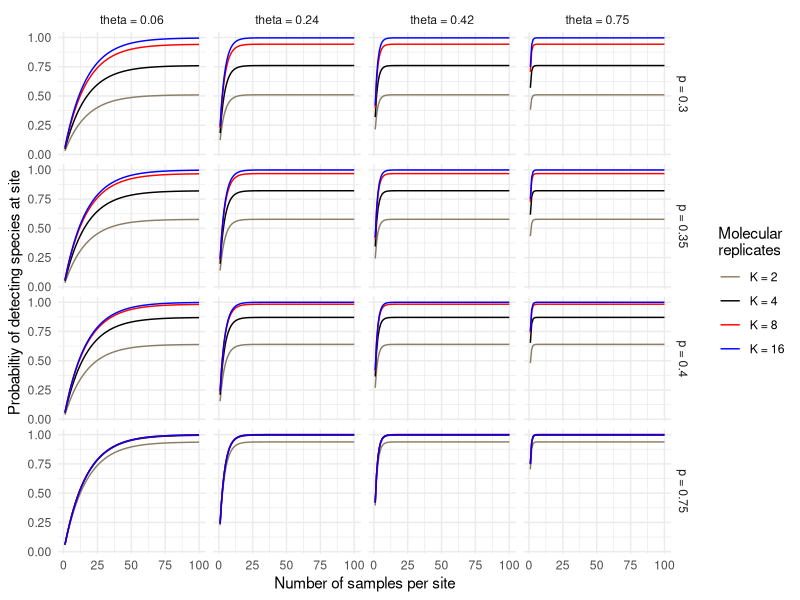
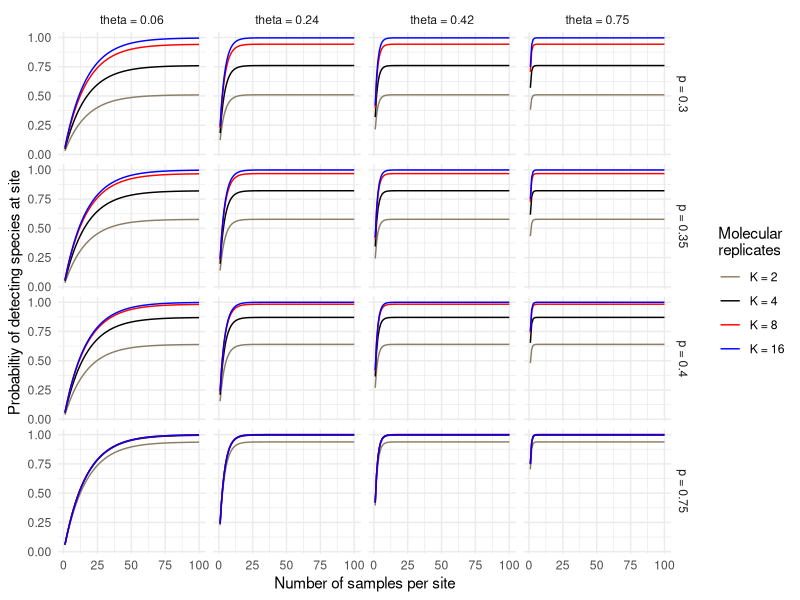
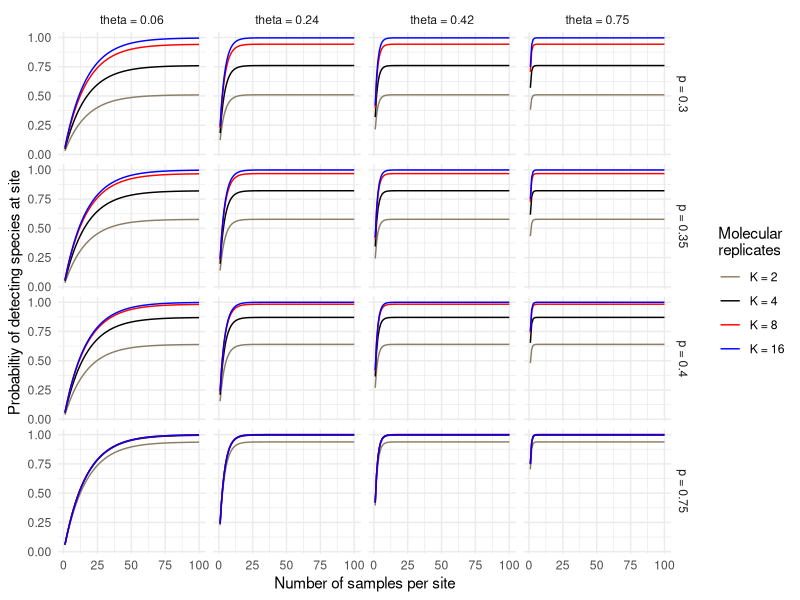

Recreate these plots in R, in order. (Note: a time limit stopped this script after it produced the figures.)
## ---- chunk 1
knitr::opts_chunk$set(echo = TRUE)
assign("depthtrigger", 10, data.table:::.global)
## ---- chunk 2
sampleDetectionOne <- function(
	J = 100,
	K = 8,
	theta = 0.06,
	pDetection  = 0.3){
	return( (1 - (1 - theta) ^ J)  * (1 - (1 - pDetection) ^ K))
	}
## ---- chunk 3
library(data.table)
results <- data.table(expand.grid(J = 1:100, 
							theta = c(0.06, 0.24, 0.42, 0.75), pDetection = c(0.3, 0.35, 0.4, 0.75),
							K = c(2, 4, 8, 16)))
results[ , ProbDetect := 
	sampleDetectionOne(J = J, K = K, theta = theta, pDetection = pDetection)]

results[ , thetaPlot := factor(paste0("theta = ", theta))]
results[ , pDetectionPlot := factor(paste0("p = ", pDetection))]
results[ , KPlot := factor(paste0("K = ", K))]
## ---- chunk 4

library(ggplot2)
results[ , KPlot := factor(KPlot, levels = levels(results$KPlot)[c(2, 3, 4, 1)])]

detectOne <- ggplot(data = results, aes(x = J, y = ProbDetect, color = KPlot)) + 
	geom_line() +
	facet_grid( pDetectionPlot ~ thetaPlot) +
	theme_minimal() + 
	ylab("Probabiltiy of detecting species at site") +
	xlab("Number of samples per site") +
  scale_color_manual("Molecular\nreplicates", values = c("wheat4", 'black', 'red', "blue"))
print(detectOne)
ggsave(filename = "detectingOne.pdf", detectOne, width = 6, height = 4)
ggsave(filename = "detectingOne.jpg", detectOne, width = 6, height = 4)
## ---- chunk 5
samplesDetect <- function(
	nSims = 2,
	J = c(10, 100),
	theta = c(0.06, 0.42),
	K = 8,
	pDetection = c(0.3, 0.4)){
		results <- data.table(expand.grid(simulation = 1:nSims, 
					   J = J, theta = theta, 
					   K = K, pDetection = pDetection))
	for(index in 1:dim(results)[1]){
		results[ index, nPositive := 
			length(which(
				rbinom(n = length(which(rbinom( n = J, size = 1, prob = theta) >0)), 
					   size = K, prob = pDetection) > 0))]
		}
	results[ , pPositive := nPositive/J]
	results[ , Samples := factor(paste0("J = ", J))]
	results[ , SamplesPlot  := factor(J)]

	results[ , thetaPlot := factor(paste0("theta = ", theta))]
  results[ , thetaPlot2 := factor( theta)]
	
  results[ , pDetectionPlot := factor(paste0("p = ", pDetection))]

	factorOrder <- order(as.numeric(gsub("J = ", "", levels(results$Samples))), decreasing = FALSE)
  results[ , Samples := factor(Samples, levels = levels(Samples)[factorOrder]) ]
	
  results[ , KPlot := paste0("K = ", K)]
  KOrder <- unique(results$KPlot)[order(as.numeric(gsub("K = ", "", unique(results$KPlot))), decreasing = FALSE)]
  results[ , KPlot := factor( KPlot, levels = KOrder)]

  results[ , KPlot2 := factor(gsub("K = ", "", KPlot))]
  KOrder2 <- unique(results$KPlot2)[order(as.numeric(unique(results$KPlot)), decreasing = FALSE)]
  results[ , KPlot2 := factor( KPlot2, levels = KOrder2)]
  
  
	return(results)
	}
## ---- chunk 6
sampleResults <- samplesDetect(nSims = 4000, 
                               theta = c(0.06, 0.24, 0.42, 0.76), 
                               pDetection = c(0.15, 0.3, 0.35, 0.4, 0.75),
                               J = c(5, 20, 50, 100),
                               K = c(2, 4, 8, 16))
## ---- chunk 7
compareSites <- ggplot(sampleResults, aes(x = KPlot2, y = pPositive, fill = thetaPlot)) +
	geom_boxplot(outlier.size = 0.5) + 
	facet_grid(  Samples ~  pDetectionPlot ) + 
  theme_minimal() +
	ylab(expression("Propotion of positive samples (Simulated "*theta*")")) +
  xlab("Number of molecular replicates") +
  scale_fill_manual(expression(theta), values = c("orange", 'seagreen', 'red', "blue"))

print(compareSites)
ggsave(filename = "compareSites.pdf", compareSites, width = 9, height = 6)
ggsave(filename = "compareSites.jpg", compareSites, width = 9, height = 6)
